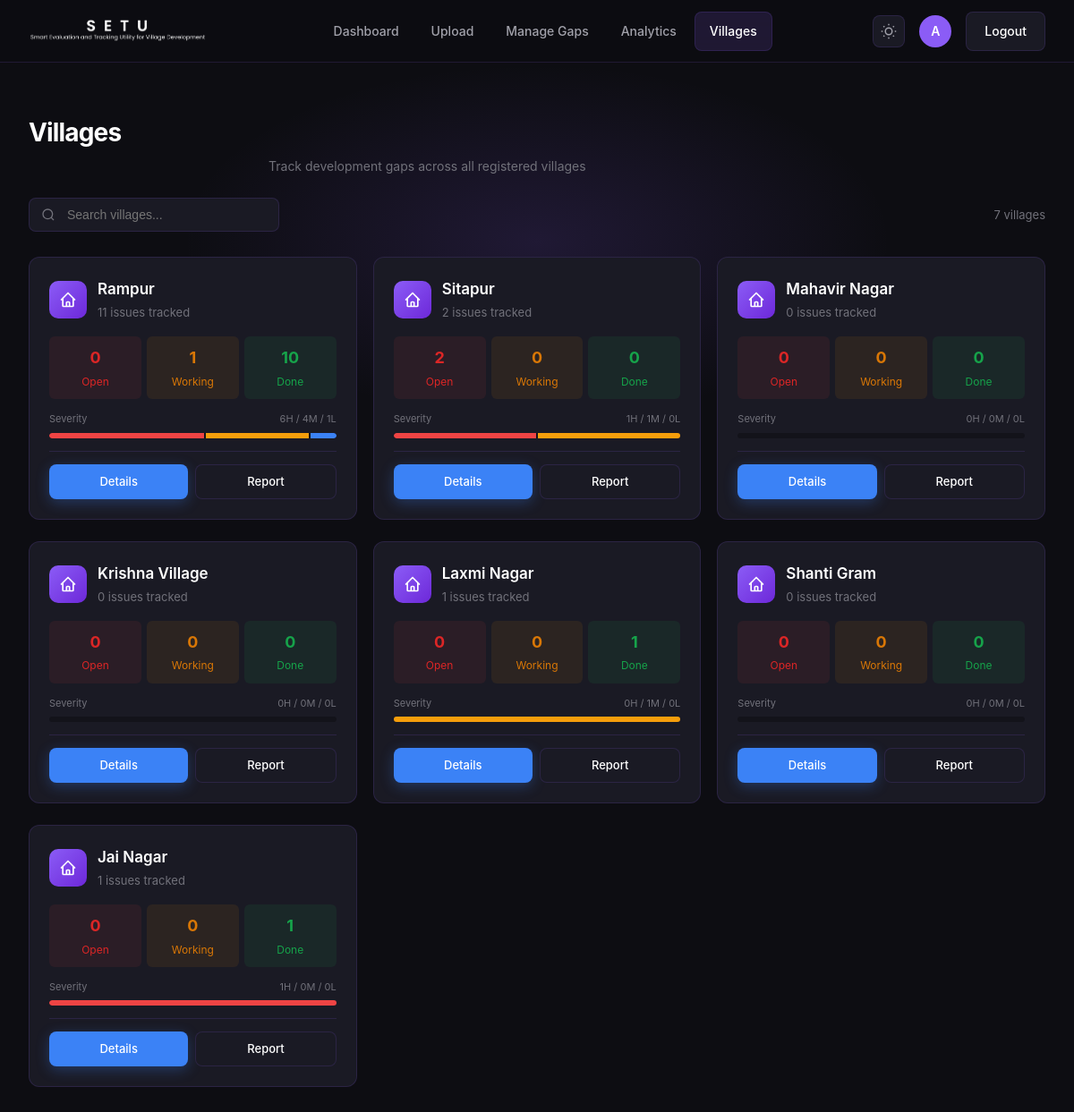
The page /villages/ (signed in) on the database as committed earlier.
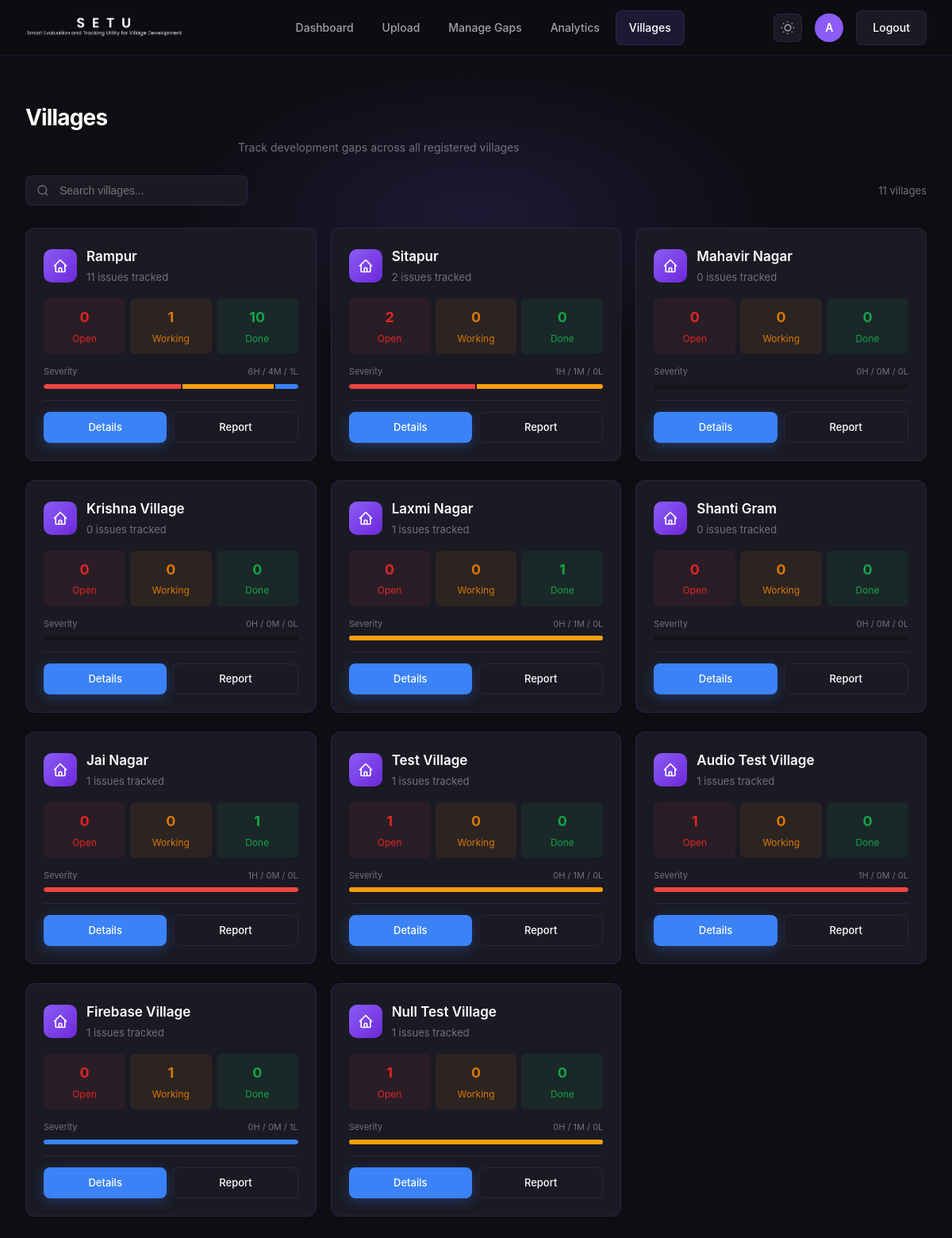
The same page on the database as committed later.
### core/models.py (models this page shows, shortened)
class Village(models.Model):
    name = models.CharField(max_length=120)

### core/views.py (the view)
# urls.py: path("villages/", views.villages_list, name="villages_list"),
@login_required
@role_required(MANAGER_AND_ABOVE)
def villages_list(request):
    villages = Village.objects.all()
    villages_data = []
    for village in villages:
        gaps = Gap.objects.filter(village=village)
        open_gaps = gaps.filter(status="open").count()
        in_progress_gaps = gaps.filter(status="in_progress").count()
        resolved_gaps = gaps.filter(status="resolved").count()
        total_gaps = gaps.count()
        high_severity = gaps.filter(severity="high").count()
        medium_severity = gaps.filter(severity="medium").count()
        low_severity = gaps.filter(severity="low").count()
        villages_data.append(
            {
                "name": village.name,
                "id": village.id,
                "total_gaps": total_gaps,
                "open_gaps": open_gaps,
                "in_progress_gaps": in_progress_gaps,
                "resolved_gaps": resolved_gaps,
                "high_severity": high_severity if total_gaps > 0 else 0,
                "medium_severity": medium_severity if total_gaps > 0 else 0,
                "low_severity": low_severity if total_gaps > 0 else 0,
            }
        )
    context = {"villages": villages_data}
    return render(request, "core/villages.html", context)

### core/permissions.py (called while the page is built, shortened)
def get_user_role(user):
    if not user.is_authenticated:
        return None
    if user.is_superuser or user.is_staff:
        return Role.ADMIN
    profile = getattr(user, "profile", None)
    if profile and profile.role:
        return profile.role
    return Role.GROUND

def role_required(allowed_roles):
    def decorator(view_func):
        @wraps(view_func)
        def _wrapped_view(request, *args, **kwargs):
            role = get_user_role(request.user)
            if request.user.is_superuser or request.user.is_staff:
                return view_func(request, *args, **kwargs)
        return _wrapped_view
    return decorator

### core/templates/core/villages.html (shortened to what this page needs)
{% load static %}
<!DOCTYPE html>
<html>
<head>
  <link rel="stylesheet" href="{% static 'css/modern.css' %}">
</head>
<body>
<nav class="top-nav">
  <div class="nav-container">
    <a href="{% url 'home' %}" class="nav-brand">
      <div class="nav-logo">
        <img src="{% static 'images/dark-mode.png' %}" alt="SETU Logo" class="logo-dark">
      </div>
    </a>
    <ul class="nav-menu" id="navMenu">
      <li class="nav-item"><a href="{% url 'dashboard' %}">Dashboard</a></li>
      <li class="nav-item"><a href="{% url 'upload_form' %}">Upload</a></li>
      <li class="nav-item"><a href="{% url 'manage_gaps' %}">Manage Gaps</a></li>
      <li class="nav-item"><a href="{% url 'analytics' %}">Analytics</a></li>
      <li class="nav-item"><a href="{% url 'villages_list' %}" class="active">Villages</a></li>
    </ul>
    <div class="nav-user">
      <button class="theme-toggle" onclick="toggleTheme()" title="Toggle theme">
      </button>
      <div class="user-avatar">{{ request.user.username|first|upper }}</div>
      <a href="{% url 'logout' %}" class="btn btn-secondary">Logout</a>
    </div>
  </div>
</nav>
<div class="main-wrapper">
  <div class="container">
  <div class="page-header" style="text-align: left; margin-bottom: 24px;">
    <h1 style="font-size: 1.75rem; margin-bottom: 4px;">Villages</h1>
    <p style="color: var(--text-muted); font-size: 14px;">Track development gaps across all registered villages</p>
  </div>
  <div class="page-toolbar">
    <div class="search-box">
      <svg width="16" height="16" viewBox="0 0 24 24" fill="none" stroke="currentColor" stroke-width="2">
        <circle cx="11" cy="11" r="8"></circle>
        <path d="M21 21l-4.35-4.35"></path>
      </svg>
      <input type="text" id="villageSearch" placeholder="Search villages..." onkeyup="filterVillages()">
    </div>
    <span style="color: var(--text-muted); font-size: 13px;">{{ villages|length }} villages</span>
  </div>
  <div class="villages-grid" id="villagesGrid">
    {% for village in villages %}
    <div class="village-card" data-name="{{ village.name|lower }}">
      <div class="village-header">
        <div class="village-icon">
          <svg xmlns="http://www.w3.org/2000/svg" viewBox="0 0 24 24">
            <path stroke-linecap="round" stroke-linejoin="round" d="M3 12l2-2m0 0l7-7 7 7M5 10v10a1 1 0 001 1h3m10-11l2 2m-2-2v10a1 1 0 01-1 1h-3m-6 0a1 1 0 001-1v-4a1 1 0 011-1h2a1 1 0 011 1v4a1 1 0 001 1m-6 0h6" />
          </svg>
        </div>
        <div>
          <h3 class="village-name">{{ village.name }}</h3>
          <p class="village-meta">{{ village.total_gaps }} issues tracked</p>
        </div>
      </div>
      <div class="quick-stats">
        <div class="quick-stat open-stat">
          <strong>{{ village.open_gaps }}</strong>
          Open
        </div>
        <div class="quick-stat progress-stat">
          <strong>{{ village.in_progress_gaps }}</strong>
          Working
        </div>
        <div class="quick-stat done-stat">
          <strong>{{ village.resolved_gaps }}</strong>
          Done
        </div>
      </div>
      <div class="severity-row">
        <small>
          <span>Severity</span>
          <span>{{ village.high_severity }}H / {{ village.medium_severity }}M / {{ village.low_severity }}L</span>
        </small>
        <div class="severity-track">
          {% if village.high_severity %}<div class="sev-high" style="flex: {{ village.high_severity }};"></div>{% endif %}
          {% if village.medium_severity %}<div class="sev-med" style="flex: {{ village.medium_severity }};"></div>{% endif %}
          {% if village.low_severity %}<div class="sev-low" style="flex: {{ village.low_severity }};"></div>{% endif %}
        </div>
      </div>
      <div class="card-actions">
        <a href="{% url 'village_detail' village.id %}" class="btn btn-primary">Details</a>
        <a href="{% url 'village_report' village.id %}" class="btn btn-secondary">Report</a>
      </div>
    </div>
    {% endfor %}
  </div>
</div>
</div>
</body>
</html>

### core/templates/core/villages.html (style rules this page uses)
.page-toolbar { display: flex; justify-content: space-between; align-items: center; margin-bottom: 28px; flex-wrap: wrap; gap: 16px; }
.search-box { position: relative; width: 280px; }
.search-box input { width: 100%; padding: 10px 14px 10px 42px; border: 1px solid var(--border-color); border-radius: 8px; background: var(--bg-card); color: var(--text-primary); font-size: 14px; }
.search-box svg { position: absolute; left: 14px; top: 50%; transform: translateY(-50%); color: var(--text-muted); }
.villages-grid { display: grid; grid-template-columns: repeat(auto-fill, minmax(300px, 1fr)); gap: 24px 18px; }
.village-card { background: var(--bg-card); border-radius: 12px; padding: 22px; border: 1px solid var(--border-color); transition: all 0.3s cubic-bezier(0.4, 0, 0.2, 1); position: relative; overflow: hidden; }
.village-card::before { content: ''; position: absolute; top: 0; left: 0; width: 100%; height: 3px; background: linear-gradient(90deg, #8b5cf6 0%, #ec4899 50%, #f59e0b 100%); opacity: 0; transition: opacity 0.3s ease; }
.village-card { animation: fadeSlideIn 0.5s ease backwards; }
.village-card:nth-child(1) { animation-delay: 0.05s; }
.village-card:nth-child(2) { animation-delay: 0.1s; }
.village-card:nth-child(3) { animation-delay: 0.15s; }
.village-card:nth-child(4) { animation-delay: 0.2s; }
.village-card:nth-child(5) { animation-delay: 0.25s; }
.village-card:nth-child(6) { animation-delay: 0.3s; }
.village-header { display: flex; align-items: center; gap: 12px; margin-bottom: 16px; }
.village-icon { width: 42px; height: 42px; background: linear-gradient(135deg, #8b5cf6 0%, #6d28d9 100%); border-radius: 10px; display: flex; align-items: center; justify-content: center; flex-shrink: 0; }
.village-icon svg { width: 20px; height: 20px; stroke: white; stroke-width: 2; fill: none; }
.village-name { color: var(--text-primary); font-size: 17px; font-weight: 600; margin: 0 0 2px 0; }
.village-meta { color: var(--text-muted); font-size: 13px; margin: 0; }
.quick-stats { display: flex; gap: 6px; margin-bottom: 14px; }
.quick-stat { flex: 1; padding: 10px 8px; border-radius: 6px; text-align: center; font-size: 12px; }
.quick-stat.open-stat { background: rgba(239, 68, 68, 0.08); color: #dc2626; }
.quick-stat.progress-stat { background: rgba(245, 158, 11, 0.08); color: #d97706; }
.quick-stat.done-stat { background: rgba(34, 197, 94, 0.08); color: #16a34a; }
.quick-stat strong { display: block; font-size: 18px; font-weight: 700; margin-bottom: 2px; }
.severity-row { margin-bottom: 14px; }
.severity-row small { display: flex; justify-content: space-between; color: var(--text-muted); font-size: 11px; margin-bottom: 6px; }
.severity-track { height: 6px; background: var(--bg-secondary); border-radius: 3px; display: flex; overflow: hidden; gap: 2px; }
.sev-high { background: #ef4444; border-radius: 3px 0 0 3px; }
.sev-med { background: #f59e0b; }
.sev-low { background: #3b82f6; border-radius: 0 3px 3px 0; }
.card-actions { display: flex; gap: 8px; padding-top: 14px; border-top: 1px solid var(--border-color); }
.card-actions .btn { flex: 1; text-align: center; padding: 8px 12px; font-size: 13px; }

Rows that differ between the two databases and show on the page:
added Village: name "Test Village"
added Village: name "Audio Test Village"
added Village: name "Firebase Village"
added Village: name "Null Test Village"
Other text that changed with them:
{{ villages|length }}: "7" → "11"
new list line: "1 issues tracked 1 Open 0 Working 0 Done Severity 0 H / 1 M / 0 L Details Report"
new list line: "1 issues tracked 1 Open 0 Working 0 Done Severity 1 H / 0 M / 0 L Details Report"
new list line: "1 issues tracked 0 Open 1 Working 0 Done Severity 0 H / 0 M / 1 L Details Report"
